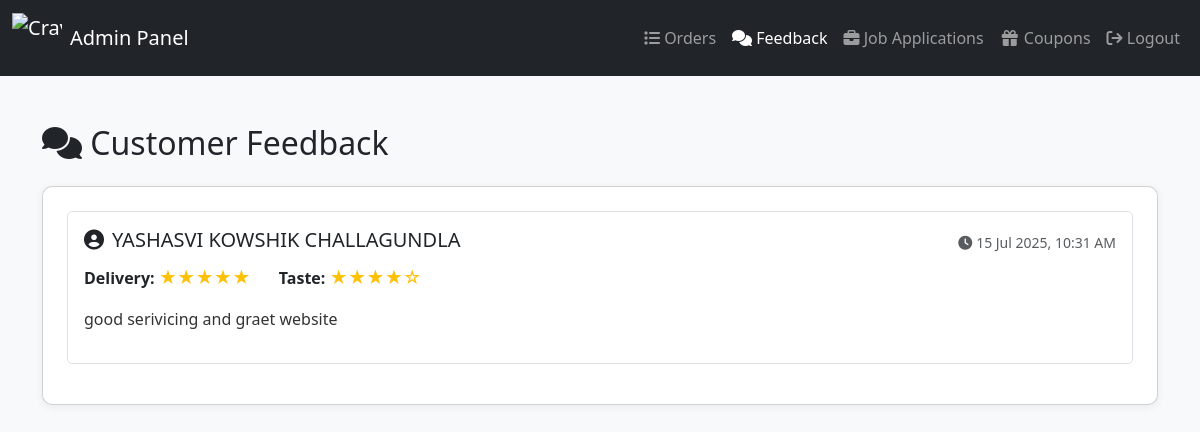
Page /admin_feedback.php (signed in) on the committed database.
### tables this page shows
CREATE TABLE `feedback` (
  `id` int(11) NOT NULL,
  `user_id` int(11) DEFAULT NULL,
  `delivery_rating` int(11) NOT NULL,
  `taste_rating` int(11) NOT NULL,
  `feedback_text` text DEFAULT NULL,
  `created_at` timestamp NOT NULL DEFAULT current_timestamp()
);

CREATE TABLE `users` (
  `id` int(11) NOT NULL,
  `name` varchar(100) NOT NULL,
  `mobile` varchar(15) NOT NULL,
  `email` varchar(100) NOT NULL,
  `address` text NOT NULL,
  `password` varchar(255) NOT NULL,
  `created_at` timestamp NOT NULL DEFAULT current_timestamp()
);

### admin_feedback.php (the view, shortened to what this page needs)
<?php
include("db.php");
$feedback_query = "SELECT f.*, u.name AS user_name FROM feedback f
                   LEFT JOIN users u ON f.user_id = u.id
                   ORDER BY f.created_at DESC";
$feedback_result = mysqli_query($conn, $feedback_query);
?>
<!DOCTYPE html>
<html lang="en">
<head>
    <link href="https://cdn.jsdelivr.net/npm/bootstrap@5.3.0/dist/css/bootstrap.min.css" rel="stylesheet">
    <link rel="stylesheet" href="https://cdnjs.cloudflare.com/ajax/libs/font-awesome/6.4.0/css/all.min.css">
</head>
<body>
<nav class="navbar navbar-expand-lg navbar-dark bg-dark">
    <div class="container-fluid">
        <a class="navbar-brand d-flex align-items-center" href="admin_dashboard.php">
            <img src="food_images/cravfoods_logo.png" alt="CravFoods Logo" width="50" height="50" class="me-2">
            <span>Admin Panel</span>
        </a>
        <div class="collapse navbar-collapse" id="navbarNav">
            <ul class="navbar-nav ms-auto">
                <li class="nav-item"><a class="nav-link" href="admin_orders.php"><i class="fa fa-list"></i> Orders</a></li>
                <li class="nav-item"><a class="nav-link active" href="admin_feedback.php"><i class="fa fa-comments"></i> Feedback</a></li>
                <li class="nav-item"><a class="nav-link" href="admin_support.php"><i class="fa fa-briefcase"></i> Job Applications</a></li>
                <li class="nav-item"><a class="nav-link" href="admin_coupons.php"><i class="fa fa-fw fa-gift"></i> Coupons</a></li>
                <li class="nav-item"><a class="nav-link" href="admin_logout.php"><i class="fa fa-sign-out"></i> Logout</a></li>
            </ul>
        </div>
    </div>
</nav>
<div class="container mt-5">
    <h2 class="mb-4"><i class="fa fa-comments"></i> Customer Feedback</h2>
    <div class="card p-4">
        <?php if (mysqli_num_rows($feedback_result) > 0): ?>
            <div class="list-group">
                <?php while ($feedback = mysqli_fetch_assoc($feedback_result)): ?>
                    <div class="list-group-item feedback-item">
                        <div class="d-flex justify-content-between align-items-center">
                            <h5 class="mb-1"><i class="fa fa-user-circle me-2"></i><?= htmlspecialchars($feedback['user_name'] ?? 'Anonymous') ?></h5>
                            <small class="text-muted"><i class="fa fa-clock me-1"></i><?= date("d M Y, h:i A", strtotime($feedback['created_at'])) ?></small>
                        </div>
                        <div class="my-2">
                            <span class="me-4">
                                <strong>Delivery:</strong>
                                <span class="rating"><?= str_repeat('★', $feedback['delivery_rating']) . str_repeat('☆', 5 - $feedback['delivery_rating']) ?></span>
                            </span>
                            <span>
                                <strong>Taste:</strong>
                                <span class="rating"><?= str_repeat('★', $feedback['taste_rating']) . str_repeat('☆', 5 - $feedback['taste_rating']) ?></span>
                            </span>
                        </div>
                        <div class="feedback-text mt-3">
                            <p><?= nl2br(htmlspecialchars($feedback['feedback_text'])) ?></p>
                        </div>
                    </div>
                <?php endwhile; ?>
            </div>
        <?php else: ?>
            <div class="alert alert-info mb-0">No feedback received yet.</div>
        <?php endif; ?>
    </div>
</div>
</body>
</html>

### admin_feedback.php (style rules this page uses)
body { background-color: #f8f9fa; }
.card { box-shadow: 0 2px 10px rgba(0, 0, 0, 0.06); border-radius: 10px; }
.feedback-item { border: 1px solid #dee2e6; border-radius: 10px; padding: 1rem; margin-bottom: 1rem; background-color: #fff; transition: box-shadow 0.3s; }
.rating { color: #ffc107; font-size: 1.1rem; }
.feedback-text { font-size: 1rem; color: #333; }

### rows in the picture
feedback: user.name "YASHASVI KOWSHIK CHALLAGUNDLA", created_at "15 Jul 2025, 10:31 AM", delivery_rating "★★★★★", taste_rating "★★★★", taste_rating "☆", feedback_text "good serivicing and graet website"
